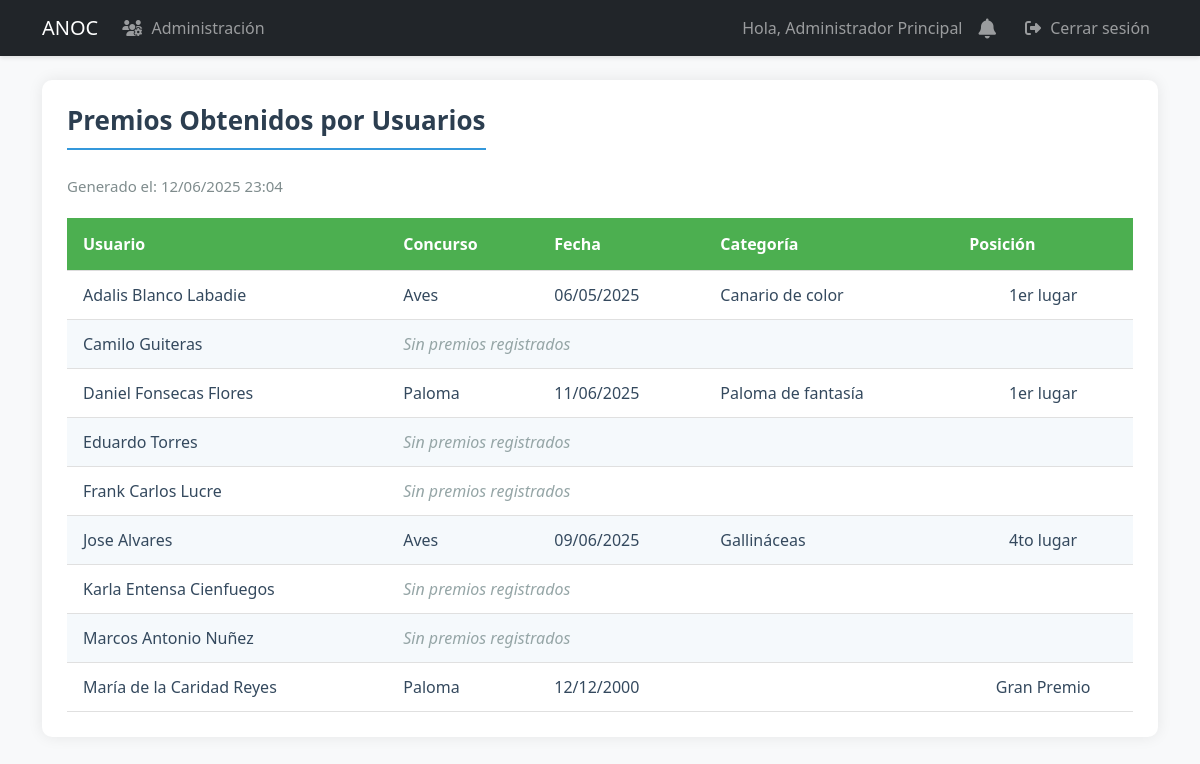
/reports/awards (signed in), run on an earlier commit of the app's database.
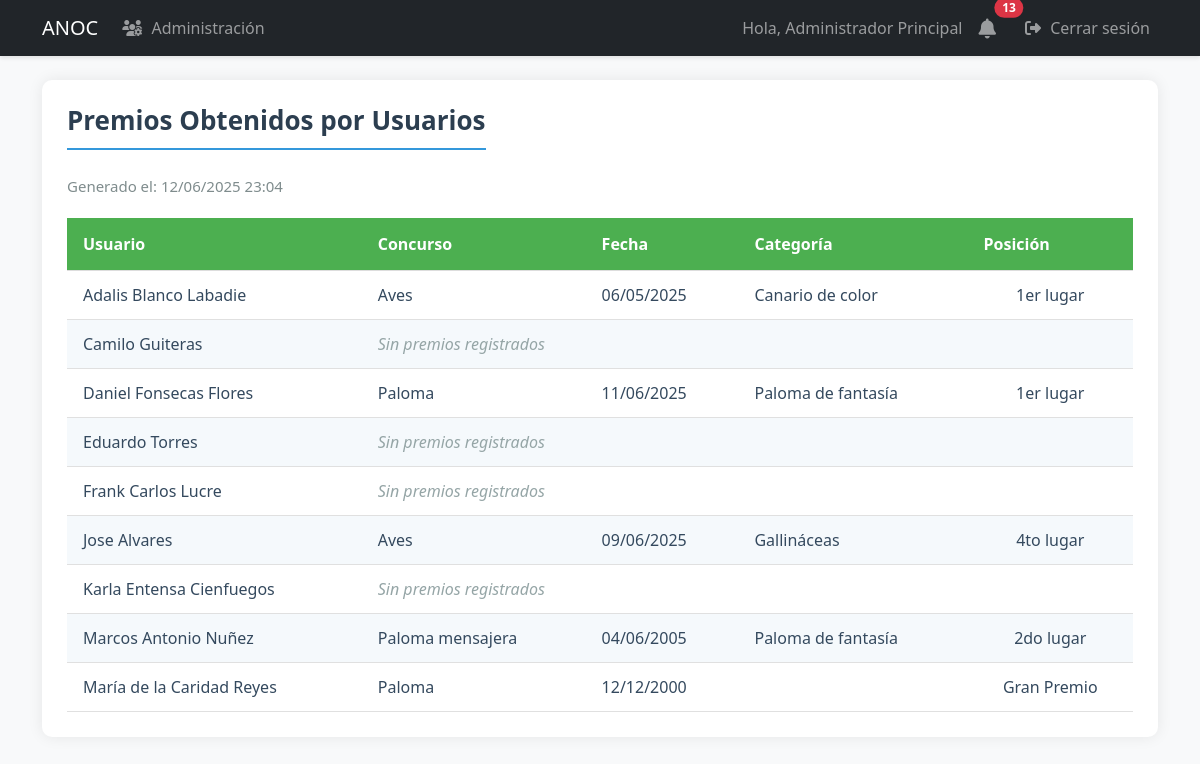
And on a later commit of the database.
### models.py (models this page shows, shortened)
class User(UserMixin, db.Model):
    id = db.Column(db.Integer, primary_key=True)
    username = db.Column(db.String(80), unique=True, nullable=False, index=True)
    email = db.Column(db.String(120), unique=True, nullable=False, index=True)
    password_hash = db.Column(db.String(128))
    role = db.Column(db.String(20), default='user')  # 'admin', 'specialist', 'dependiente', 'user'
    is_associated = db.Column(db.Boolean, default=False, nullable=False)
    full_name = db.Column(db.String(100), nullable=False)
    phone = db.Column(db.String(20), nullable=False)
    profile_image = db.Column(db.String(255))  # Ruta de la imagen de perfil
    last_login = db.Column(db.DateTime)  # Fecha del último inicio de sesión
    is_active = db.Column(db.Boolean, default=True)  # Para manejar cuentas activas/inactivas
    address = db.Column(db.String(200))  # Nuevo campo para dirección
    birds = db.relationship('UserBirds', backref='user', lazy=True, cascade='all, delete-orphan')
    awards = db.relationship('Award', backref='user', lazy=True, cascade='all, delete-orphan')
    notifications = db.relationship('Notification', backref='user', lazy=True)

class Award(db.Model):
    id = db.Column(db.Integer, primary_key=True)
    user_id = db.Column(db.Integer, db.ForeignKey('user.id'), nullable=False)
    contest_name = db.Column(db.String(200), nullable=False)
    award_date = db.Column(db.Date, nullable=False)
    description = db.Column(db.Text)
    category = db.Column(db.String(100))  # Categoría en la que se ganó el premio
    position = db.Column(db.String)  # Posición obtenida (1ro, 2do, etc.)

### app.py (the view)
@app.route('/reports/awards')
@login_required
def awards_report():
    if current_user.role not in ['admin', 'specialist']:
        abort(403)
    associates = db.session.execute(
        select(User)
        .where(User.is_associated == True)
        .order_by(User.full_name)
        .options(db.subqueryload(User.awards))  # Cambiado a subqueryload
    ).scalars().unique().all()  # Añadido unique() y all()
    return render_template('reports/awards_report.html',
                         associates=associates,
                         now=datetime.utcnow())

### app.py (called while the page is built)
@login_manager.user_loader
def load_user(user_id):
    return db.session.get(User, int(user_id))

### templates/reports/awards_report.html (shortened to what this page needs)
{% extends "base.html" %}
{% block content %}
<div class="report-container">
    <h2 class="report-title">Premios Obtenidos por Usuarios</h2>
    <div class="report-header">
        <div class="report-meta">
            <span>Generado el: {{ now.strftime('%d/%m/%Y %H:%M') }}</span>
        </div>
    </div>
    <table class="report-table">
        <thead>
            <tr>
                <th>Usuario</th>
                <th>Concurso</th>
                <th>Fecha</th>
                <th>Categoría</th>
                <th>Posición</th>
            </tr>
        </thead>
        <tbody>
            {% for user in associates %}
                {% for award in user.awards %}
                <tr>
                    <td>{{ user.full_name }}</td>
                    <td>{{ award.contest_name }}</td>
                    <td>{{ award.award_date.strftime('%d/%m/%Y') }}</td>
                    <td>{{ award.category }}</td>
                    <td class="text-center">{{ award.position }}</td>
                </tr>
                {% else %}
                <tr>
                    <td>{{ user.full_name }}</td>
                    <td colspan="4" class="text-muted">Sin premios registrados</td>
                </tr>
                {% endfor %}
            {% endfor %}
        </tbody>
    </table>
</div>
{% endblock %}

### templates/base.html (shortened to what this page needs)
<!DOCTYPE html>
<html lang="es">
<head>
    <link href="https://cdn.jsdelivr.net/npm/bootstrap@5.3.0/dist/css/bootstrap.min.css" rel="stylesheet">
    <link href="https://cdnjs.cloudflare.com/ajax/libs/font-awesome/6.4.0/css/all.min.css" rel="stylesheet">
    <link rel="stylesheet" href="{{ url_for('static', filename='css/styles.css') }}">
</head>
<body>
    <nav class="navbar navbar-expand-lg navbar-dark bg-dark">
        <div class="container">
            <a class="navbar-brand" href="{{ url_for('dashboard') }}">ANOC</a>
            <div class="collapse navbar-collapse" id="navbarNav">
                <ul class="navbar-nav me-auto">
                    {% if current_user.is_authenticated and current_user.role == 'admin' %}
                        <li class="nav-item">
                            <a class="nav-link" href="{{ url_for('admin_users') }}">
                                <i class="fas fa-users-cog"></i> Administración
                            </a>
                        </li>
                    {% endif %}
                </ul>
                <ul class="navbar-nav">
                    {% if current_user.is_authenticated %}
                        <li class="nav-item">
                            <span class="nav-link">Hola, {{ current_user.full_name }}</span>
                        </li>
                        <li class="nav-item position-relative me-2">
                            <a class="nav-link" href="{{ url_for('notifications') }}">
                                <i class="fas fa-bell fa-lg"></i>
                                {% if current_user.is_authenticated %}
                                    {% set unread_count = get_unread_notifications_count(current_user.id) %}
                                    {% if unread_count > 0 %}
                                        <span class="position-absolute top-0 start-100 translate-middle badge rounded-pill bg-danger">
                                            {{ unread_count }}
                                        </span>
                                    {% endif %}
                                {% endif %}
                            </a>
                        </li>
                        <li class="nav-item">
                            <a class="nav-link" href="{{ url_for('logout') }}">
                                <i class="fas fa-sign-out-alt"></i> Cerrar sesión
                            </a>
                        </li>
                    {% else %}
                        <li class="nav-item">
                            <a class="nav-link" href="{{ url_for('login') }}">
                                <i class="fas fa-sign-in-alt"></i> Iniciar sesión
                            </a>
                        </li>
                    {% endif %}
                </ul>
            </div>
        </div>
    </nav>
    <div class="container mt-4">
        {% block content %}{% endblock %}
    </div>
</body>
</html>

What changed in the data, as far as the page shows it:
no longer on one of the page's lists (row edited): User: full_name "Marcos Antonio Nuñez"
added Award: {{ user.full_name }} "Marcos Antonio Nuñez", contest_name "Paloma mensajera", award_date "04/06/2005", category "Paloma de fantasía", position "2do lugar", shown under User "Marcos Antonio Nuñez"
Also different on the page:
{{ unread_count }}: (not shown) → "13"
